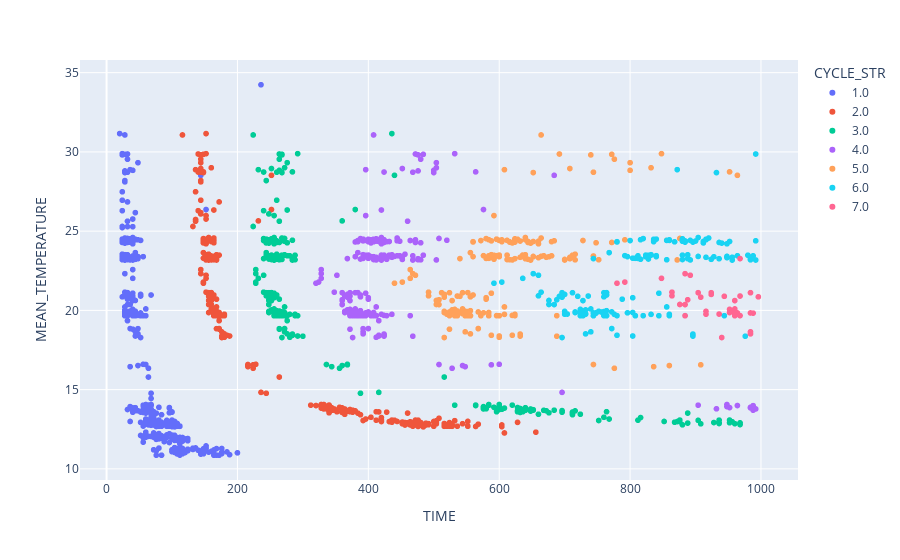

Notebook cell for this chart:
### Code cell
px.scatter(troughs_row_2, x="TIME", y="MEAN_TEMPERATURE", color="CYCLE_STR",
           hover_data=["POSITION_STR"])

### Figure 1 — Plotly figure (JSON) as saved in the notebook; plotly's stock layout.template omitted (floating-point values rounded to 4 significant figures; data arrays with more than 128 entries replaced by an {"elided": "..."} marker saying what was removed)
{"data": [{"customdata": {"elided": "496x1 str values"}, "hovertemplate": "CYCLE_STR=1.0<br>TIME=%{x}<br>MEAN_TEMPERATURE=%{y}<br>POSITION_STR=%{customdata[0]}<extra></extra>", "legendgroup": "1.0", "marker": {"color": "#636efa", "symbol": "circle"}, "mode": "markers", "name": "1.0", "showlegend": true, "type": "scattergl", "x": {"elided": "496 int values"}, "xaxis": "x", "y": {"elided": "496 float values"}, "yaxis": "y"}, {"customdata": {"elided": "353x1 str values"}, "hovertemplate": "CYCLE_STR=2.0<br>TIME=%{x}<br>MEAN_TEMPERATURE=%{y}<br>POSITION_STR=%{customdata[0]}<extra></extra>", "legendgroup": "2.0", "marker": {"color": "#EF553B", "symbol": "circle"}, "mode": "markers", "name": "2.0", "showlegend": true, "type": "scattergl", "x": {"elided": "353 int values"}, "xaxis": "x", "y": {"elided": "353 float values"}, "yaxis": "y"}, {"customdata": {"elided": "290x1 str values"}, "hovertemplate": "CYCLE_STR=3.0<br>TIME=%{x}<br>MEAN_TEMPERATURE=%{y}<br>POSITION_STR=%{customdata[0]}<extra></extra>", "legendgroup": "3.0", "marker": {"color": "#00cc96", "symbol": "circle"}, "mode": "markers", "name": "3.0", "showlegend": true, "type": "scattergl", "x": {"elided": "290 int values"}, "xaxis": "x", "y": {"elided": "290 float values"}, "yaxis": "y"}, {"customdata": {"elided": "216x1 str values"}, "hovertemplate": "CYCLE_STR=4.0<br>TIME=%{x}<br>MEAN_TEMPERATURE=%{y}<br>POSITION_STR=%{customdata[0]}<extra></extra>", "legendgroup": "4.0", "marker": {"color": "#ab63fa", "symbol": "circle"}, "mode": "markers", "name": "4.0", "showlegend": true, "type": "scattergl", "x": {"elided": "216 int values"}, "xaxis": "x", "y": {"elided": "216 float values"}, "yaxis": "y"}, {"customdata": {"elided": "197x1 str values"}, "hovertemplate": "CYCLE_STR=5.0<br>TIME=%{x}<br>MEAN_TEMPERATURE=%{y}<br>POSITION_STR=%{customdata[0]}<extra></extra>", "legendgroup": "5.0", "marker": {"color": "#FFA15A", "symbol": "circle"}, "mode": "markers", "name": "5.0", "showlegend": true, "type": "scattergl", "x": {"elided": "197 int values"}, "xaxis": "x", "y": {"elided": "197 float values"}, "yaxis": "y"}, {"customdata": {"elided": "157x1 str values"}, "hovertemplate": "CYCLE_STR=6.0<br>TIME=%{x}<br>MEAN_TEMPERATURE=%{y}<br>POSITION_STR=%{customdata[0]}<extra></extra>", "legendgroup": "6.0", "marker": {"color": "#19d3f3", "symbol": "circle"}, "mode": "markers", "name": "6.0", "showlegend": true, "type": "scattergl", "x": {"elided": "157 int values"}, "xaxis": "x", "y": {"elided": "157 float values"}, "yaxis": "y"}, {"customdata": [["20"], ["21"], ["21"], ["21"], ["21"], ["21"], ["22"], ["22"], ["22"], ["22"], ["22"], ["22"], ["22"], ["22"], ["22"], ["22"], ["22"], ["22"], ["22"], ["22"], ["22"], ["22"], ["22"], ["22"], ["22"], ["22"], ["22"], ["22"], ["22"], ["22"], ["22"], ["22"], ["22"], ["22"], ["22"], ["22"], ["23"], ["23"], ["23"]], "hovertemplate": "CYCLE_STR=7.0<br>TIME=%{x}<br>MEAN_TEMPERATURE=%{y}<br>POSITION_STR=%{customdata[0]}<extra></extra>", "legendgroup": "7.0", "marker": {"color": "#FF6692", "symbol": "circle"}, "mode": "markers", "name": "7.0", "showlegend": true, "type": "scattergl", "x": [968, 884, 848, 892, 792, 780, 936, 960, 876, 960, 864, 864, 952, 916, 960, 884, 960, 960, 924, 968, 944, 916, 968, 984, 964, 984, 988, 964, 904, 908, 952, 960, 924, 996, 888, 884, 984, 940, 984], "xaxis": "x", "y": [23.27, 22.32, 22.02, 22.22, 21.79, 21.71, 19.77, 19.66, 20.37, 19.9, 21.15, 20.92, 19.86, 19.94, 19.79, 19.66, 19.96, 20.09, 21.01, 19.67, 20.89, 19.76, 20.91, 21.12, 19.76, 19.84, 19.83, 19.84, 21.12, 20.83, 20.06, 20.62, 21.11, 20.85, 20.67, 20.37, 18.52, 18.29, 18.65], "yaxis": "y"}], "layout": {"legend": {"title": {"text": "CYCLE_STR"}, "tracegroupgap": 0}, "margin": {"t": 60}, "xaxis": {"anchor": "y", "domain": [0, 1], "title": {"text": "TIME"}}, "yaxis": {"anchor": "x", "domain": [0, 1], "title": {"text": "MEAN_TEMPERATURE"}}}}
